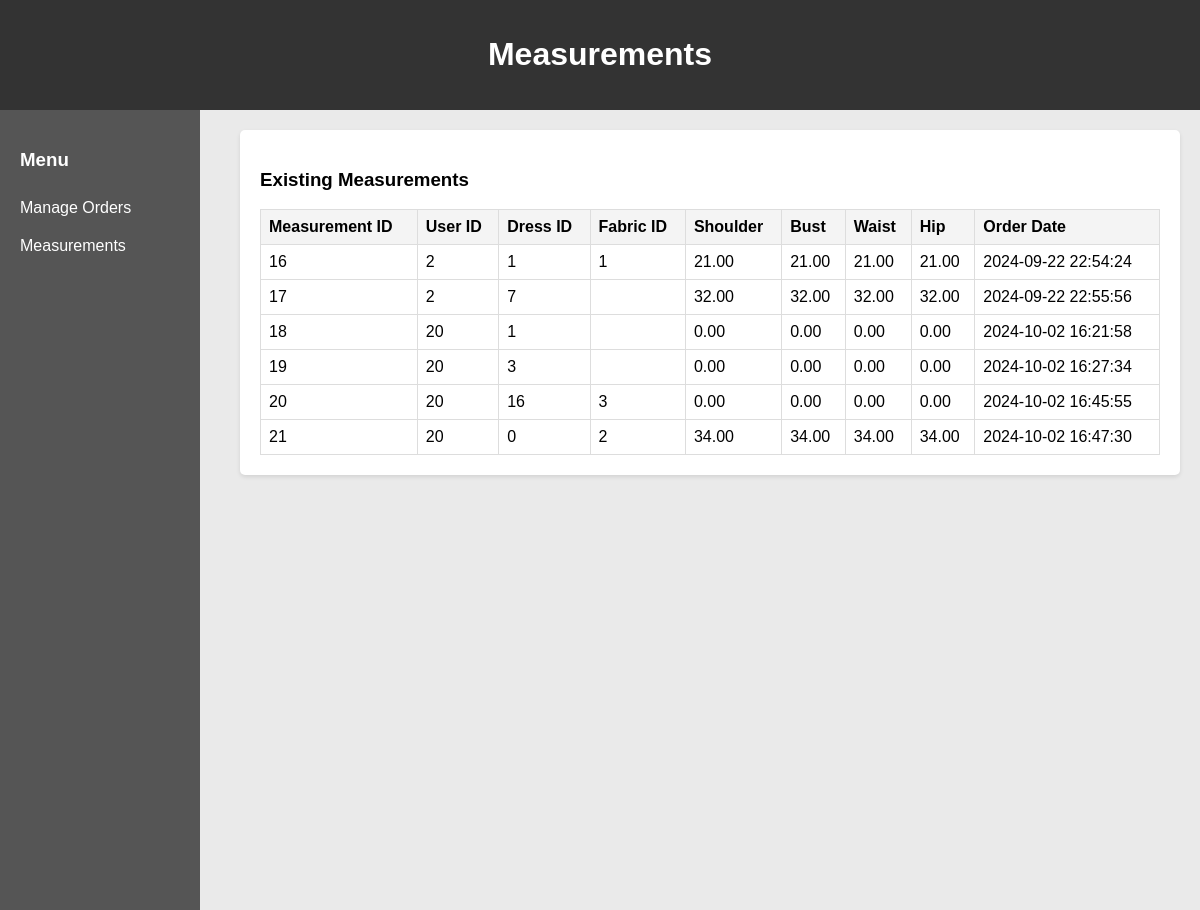
The app's page /staff/measurement.php with its own data.
### tables this page shows
CREATE TABLE `measurements` (
  `MEASUREMENT_ID` int(11) NOT NULL,
  `USER_ID` int(11) NOT NULL,
  `DRESS_ID` int(11) DEFAULT NULL,
  `FABRIC_ID` int(11) DEFAULT NULL,
  `SHOULDER` decimal(10,2) DEFAULT NULL,
  `BUST` decimal(10,2) DEFAULT NULL,
  `WAIST` decimal(10,2) DEFAULT NULL,
  `HIP` decimal(10,2) DEFAULT NULL,
  `CREATED_AT` datetime NOT NULL DEFAULT current_timestamp()
);

### staff/measurement.php (the view, shortened to what this page needs)
<?php
$host = 'localhost';
$dbname = 'fashion';
$user = 'root';
$pass = '';
try {
    $pdo = new PDO("mysql:host=$host;dbname=$dbname", $user, $pass);
    $pdo->setAttribute(PDO::ATTR_ERRMODE, PDO::ERRMODE_EXCEPTION);
} catch (PDOException $e) {
    die("Could not connect to the database: " . $e->getMessage());
}
$sql = "SELECT * FROM measurements";
$stmt = $pdo->query($sql);
$measurements = $stmt->fetchAll(PDO::FETCH_ASSOC);
?>
<!DOCTYPE html>
<html lang="en">
<head>
    <link rel="stylesheet" href="staff.css">
</head>
<body>
    <div class="header">
        <h1>Measurements</h1>
    </div>
    <div class="staff-dashboard">
        <aside class="sidebar">
            <h3>Menu</h3>
            <a href="ManageOrder.php">Manage Orders</a>
            <a href="measurement.php">Measurements</a>
        </aside>
        <main class="main-content">
            <section class="card">
                <h3>Existing Measurements</h3>
                <table>
                    <thead>
                        <tr>
                            <th>Measurement ID</th>
                            <th>User ID</th>
                            <th>Dress ID</th>
                            <th>Fabric ID</th>
                            <th>Shoulder</th>
                            <th>Bust</th>
                            <th>Waist</th>
                            <th>Hip</th>
                            <th>Order Date</th>
                        </tr>
                    </thead>
                    <tbody>
                        <?php foreach ($measurements as $measurement): ?>
                        <tr>
                            <td><?php echo htmlspecialchars($measurement['MEASUREMENT_ID']); ?></td>
                            <td><?php echo htmlspecialchars($measurement['USER_ID']); ?></td>
                            <td><?php echo htmlspecialchars($measurement['DRESS_ID']); ?></td>
                            <td><?php echo htmlspecialchars($measurement['FABRIC_ID']); ?></td>
                            <td><?php echo htmlspecialchars($measurement['SHOULDER']); ?></td>
                            <td><?php echo htmlspecialchars($measurement['BUST']); ?></td>
                            <td><?php echo htmlspecialchars($measurement['WAIST']); ?></td>
                            <td><?php echo htmlspecialchars($measurement['HIP']); ?></td>
                            <td><?php echo htmlspecialchars($measurement['CREATED_AT']); ?></td>
                        </tr>
                        <?php endforeach; ?>
                    </tbody>
                </table>
            </section>
        </main>
    </div>
</body>
</html>

### staff/staff.css (style rules this page uses)
body { font-family: Arial, sans-serif; background-color: #eaeaea; margin: 0; padding: 0; }
.header { background-color: #333; color: #fff; padding: 15px; text-align: center; }
.sidebar { width: 200px; background-color: #555; color: #fff; height: 100vh; float: left; padding: 20px; box-sizing: border-box; }
.sidebar a { color: #fff; display: block; padding: 10px 0; text-decoration: none; }
.main-content { margin-left: 220px; padding: 20px; box-sizing: border-box; }
.card { background-color: #fff; border-radius: 5px; box-shadow: 0 2px 4px rgba(0, 0, 0, 0.1); margin-bottom: 20px; padding: 20px; box-sizing: border-box; }
.card table { width: 100%; border-collapse: collapse; }
.card table th, .card table td { border: 1px solid #ddd; padding: 8px; text-align: left; }
.card table th { background-color: #f4f4f4; }

### records on screen
measurements: MEASUREMENT_ID "16", USER_ID "2", DRESS_ID "1", FABRIC_ID "1", SHOULDER "21.00", BUST "21.00", WAIST "21.00", HIP "21.00", CREATED_AT "2024-09-22 22:54:24"
measurements: MEASUREMENT_ID "17", USER_ID "2", DRESS_ID "7", SHOULDER "32.00", BUST "32.00", WAIST "32.00", HIP "32.00", CREATED_AT "2024-09-22 22:55:56"
measurements: MEASUREMENT_ID "18", USER_ID "20", DRESS_ID "1", SHOULDER "0.00", BUST "0.00", WAIST "0.00", HIP "0.00", CREATED_AT "2024-10-02 16:21:58"
measurements: MEASUREMENT_ID "19", USER_ID "20", DRESS_ID "3", SHOULDER "0.00", BUST "0.00", WAIST "0.00", HIP "0.00", CREATED_AT "2024-10-02 16:27:34"
measurements: MEASUREMENT_ID "20", USER_ID "20", DRESS_ID "16", FABRIC_ID "3", SHOULDER "0.00", BUST "0.00", WAIST "0.00", HIP "0.00", CREATED_AT "2024-10-02 16:45:55"
measurements: MEASUREMENT_ID "21", USER_ID "20", DRESS_ID "0", FABRIC_ID "2", SHOULDER "34.00", BUST "34.00", WAIST "34.00", HIP "34.00", CREATED_AT "2024-10-02 16:47:30"
